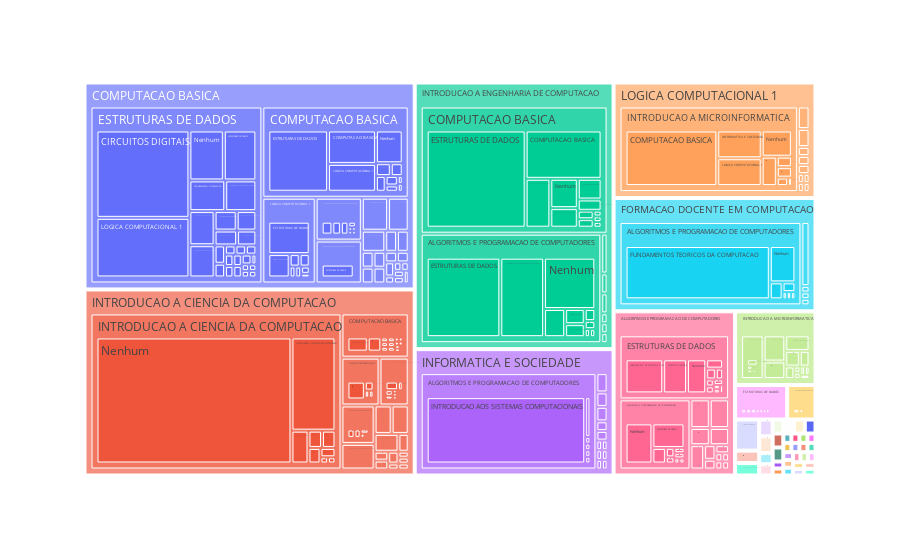

Write notebook code for a chart like this one.
### Code cell
# quando o aluno muda de curso, ele costuma vir de qual curso?
select_query = "select id_student, (SELECT group_concat(name order by student_semester asc) as bla from student_course_subject SCS INNER JOIN subjects as S ON S.id=SCS.id_subject WHERE SCS.id_student= t1.id_student) as disc from student_course_subject t1 group by id_student ;"
cursor.execute(select_query)
records = DataFrame(cursor.fetchall())
records.columns = cursor.column_names

s = pd.Series(records['disc'].to_list())
df = s.str.split(',', expand=True)
mask = df.applymap(lambda x: x is None)
cols = df.columns[(mask).any()]
for col in df[cols]:
    df.loc[mask[col], col] = 'Nenhum'
# df = df.drop([1])
df.columns = [x for x in range(1, 43)]
df.index = pd.Series(records['id_student'].to_list()).drop_duplicates()

df2 = df[df[2] != 'Nenhum']
fig = px.treemap(
    df2, path=[1, 2, 3]
)
fig.show()

### Figure 1 — Plotly figure (JSON) as saved in the notebook; plotly's stock layout.template omitted (floating-point values rounded to 4 significant figures; data arrays with more than 128 entries replaced by an {"elided": "..."} marker saying what was removed)
{"data": [{"branchvalues": "total", "domain": {"x": [0, 1], "y": [0, 1]}, "hovertemplate": "labels=%{label}<br>count=%{value}<br>parent=%{parent}<br>id=%{id}<extra></extra>", "ids": {"elided": "618 str values"}, "labels": {"elided": "618 str values"}, "name": "", "parents": {"elided": "618 str values"}, "type": "treemap", "values": {"elided": "618 int values"}}], "layout": {"legend": {"tracegroupgap": 0}, "margin": {"t": 60}}}
